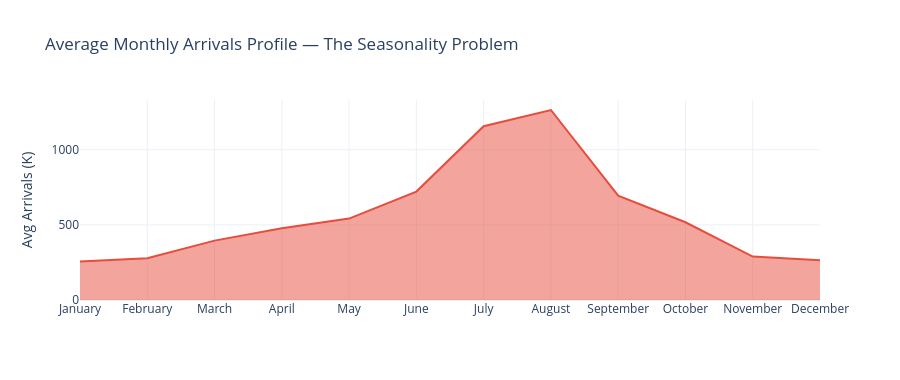

Here is the notebook cell this chart was saved with:
### Code cell
# ── Chart 6: Average monthly profile (seasonality curve) 
avg_monthly = monthly.groupby(['month', 'month_name'])['arrivals_thousands'].mean().reset_index()
avg_monthly = avg_monthly.sort_values('month')

fig = px.area(
    avg_monthly, x='month_name', y='arrivals_thousands',
    title='Average Monthly Arrivals Profile — The Seasonality Problem',
    labels={'arrivals_thousands': 'Avg Arrivals (K)', 'month_name': ''},
    color_discrete_sequence=['#E74C3C']
)
fig.update_layout(template='plotly_white', height=380)
fig.show()

# Concentration par saison
peak_months = monthly[monthly['month'].isin([7,8])]['arrivals_thousands'].sum()
total = monthly['arrivals_thousands'].sum()
print(f'\n💡 July + August = {peak_months/total*100:.1f}% of all arrivals in dataset')
print('   Off-peak (Nov–Feb) = structurally underutilized — key business recommendation')

### Figure 1 — Plotly figure (JSON) as saved in the notebook; plotly's stock layout.template omitted (floating-point values rounded to 4 significant figures)
{"data": [{"fillpattern": {"shape": ""}, "hovertemplate": "=%{x}<br>Avg Arrivals (K)=%{y}<extra></extra>", "legendgroup": "", "line": {"color": "#E74C3C"}, "marker": {"symbol": "circle"}, "mode": "lines", "name": "", "orientation": "v", "showlegend": false, "stackgroup": "1", "type": "scatter", "x": ["January", "February", "March", "April", "May", "June", "July", "August", "September", "October", "November", "December"], "xaxis": "x", "y": [256.1, 277.4, 395.3, 477.0, 542.0, 721.7, 1156.0, 1265.0, 694.0, 517.5, 289.2, 264.4], "yaxis": "y"}], "layout": {"height": 380, "legend": {"tracegroupgap": 0}, "title": {"text": "Average Monthly Arrivals Profile — The Seasonality Problem"}, "xaxis": {"anchor": "y", "domain": [0, 1], "title": {"text": ""}}, "yaxis": {"anchor": "x", "domain": [0, 1], "title": {"text": "Avg Arrivals (K)"}}}}
